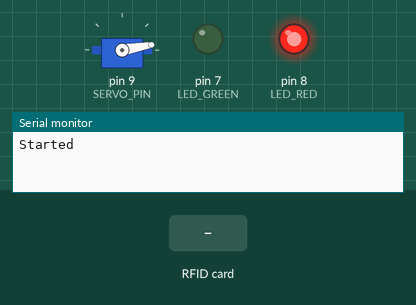
Simulated run of this sketch. Board: Arduino Mega 2560, built with avr-gcc and run on an emulated ATmega2560. On the bench: servo, output pins drawn as LEDs (lit = HIGH), the last lines printed to the serial monitor. Inputs (shaded band) come from the test bench. Pins used as bus, display or sensor lines are not drawn.

Above: at 1.2 s.
1.3 s: RFID card 5E 7A 19 C4 held to the reader
2.8 s: RFID card 5E 7A 19 C4 held to the reader
At 3.2 s:
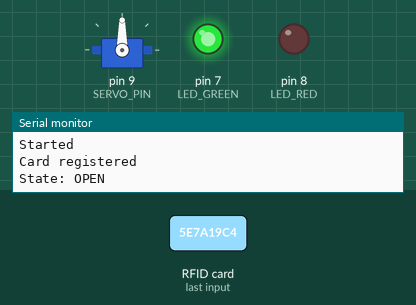
Timing chart, 0 to 5.8 s (numbered marks = the images above; inputs shaded):
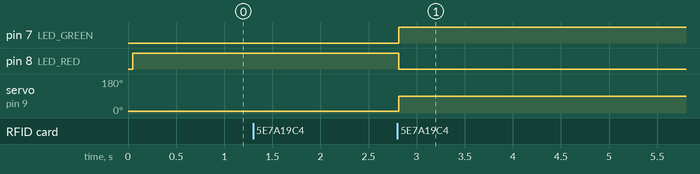

The sketch:

rfid_doorlock.ino
```cpp
#include <SPI.h>
#include <MFRC522.h>
#include <Servo.h>

// ピン設定
constexpr uint8_t RST_PIN = 5;
constexpr uint8_t SS_PIN = 53;
constexpr uint8_t LED_GREEN = 7;
constexpr uint8_t LED_RED = 8;
constexpr uint8_t SERVO_PIN = 9;
MFRC522 rfid(SS_PIN, RST_PIN);
Servo myServo;
// 状態管理
byte registeredCard[4] = {0};
bool isRegistered = false;
bool isOpen = false;
//サーボモーター角度
int posOpen = 90;
int posClose = 10;

void setup() {
  Serial.begin(9600);
  SPI.begin();
  rfid.PCD_Init();

  myServo.attach(SERVO_PIN);
  pinMode(LED_GREEN, OUTPUT);
  pinMode(LED_RED, OUTPUT);

  // 初期状態はCLOSE,赤点灯
  myServo.write(posClose);
  digitalWrite(LED_GREEN, LOW);
  digitalWrite(LED_RED, HIGH);

  Serial.println("Started");
}

void loop() {
  if ( ! rfid.PICC_IsNewCardPresent()||! rfid.PICC_ReadCardSerial())
    return;
  // 検出されたカードのUIDを取得
  byte currentCard[4];
  for (byte i = 0; i < 4; i++) {
    currentCard[i] = rfid.uid.uidByte[i];
  }
  //登録済みでなければ登録
  if (!isRegistered) {
    for (byte i = 0; i < 4; i++) {
      registeredCard[i] = currentCard[i];
    }
    isRegistered = true;
    Serial.println("Card registered");
  } else {
    if (memcmp(registeredCard, currentCard, 4) == 0) {
      toggleState();
    } else {
      Serial.println("Not Registered");
    }
  }
  // カード停止
  rfid.PICC_HaltA();
}

//サーボモーターの状態をトグル
void toggleState() {
  if (isOpen) {
    // CLOSE状態に変更
    myServo.write(posClose); //10度
    digitalWrite(LED_GREEN, LOW);
    digitalWrite(LED_RED, HIGH);
    Serial.println("State: CLOSE");
  } else {
    // OPEN状態に変更
    myServo.write(posOpen);
    digitalWrite(LED_GREEN, HIGH);
    digitalWrite(LED_RED, LOW);
    Serial.println("State: OPEN");
  }
  isOpen = !isOpen;
}
```

Measured:
- after the input at 2.8 s, pin 7 (LED_GREEN): LOW → HIGH at once; pin 8 (LED_RED): HIGH → LOW at once; servo on pin 9 (SERVO_PIN): 10° → 90° at once
